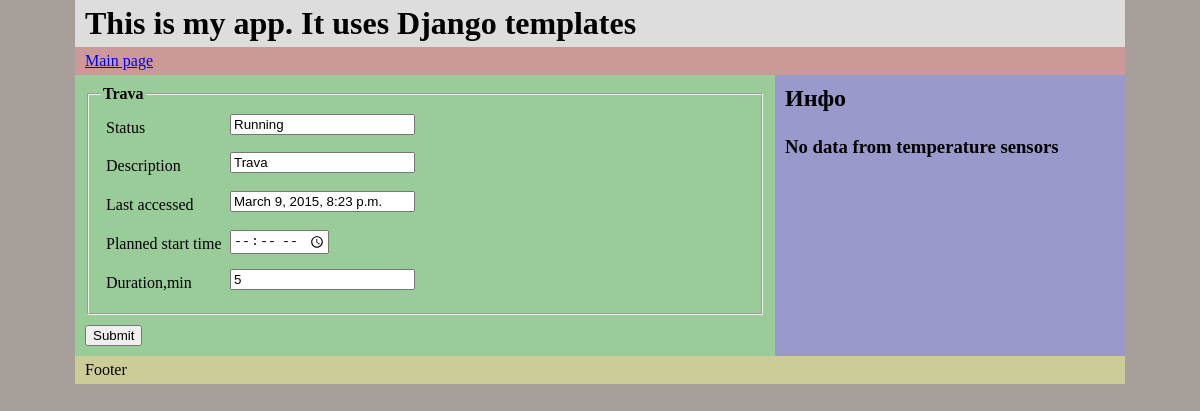
Before: /branch/1/ with the older database file.
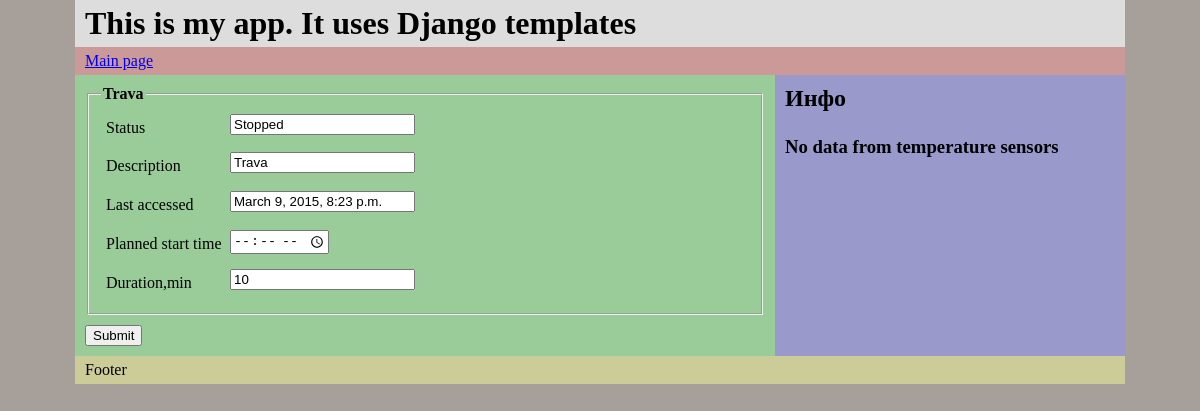
After: the same page with the newer database file.
### watering/models.py (models this page shows, shortened)
class Branch(models.Model):
    leg = models.IntegerField(default=-1,max_length=2)
    descr = models.CharField(max_length=30)
    status = models.ForeignKey(Status)
    t_start_plan = models.TimeField(null=True, blank=True)
    t_start_fact = models.TimeField(null=True, blank=True)
    t_end_plan = models.TimeField(null=True, blank=True)
    t_end_fact = models.TimeField(null=True, blank=True)
    duration = models.IntegerField(default=30)
    monday = models.BooleanField(default=False)
    tuesday = models.BooleanField(default=False)
    wednesday = models.BooleanField(default=False)
    thursday = models.BooleanField(default=False)
    friday = models.BooleanField(default=False)
    saturday = models.BooleanField(default=False)
    sunday = models.BooleanField(default=False)
    last_accessed = models.DateTimeField(null=True)

class Status(models.Model):
    name = models.CharField(max_length=15)
    descr = models.CharField(max_length=30)
    def __str__(self):
        return self.descr

### watering/views/watering_view.py (the view)
# urls.py: url(r'^branch/(?P<pk>\d+)/$', BranchDetail.as_view(), name='branch-detail'),
class BranchDetail(DetailView, UpdateView):
    model = Branch
    context_object_name = 'branch'
    template_name = "watering/base_watering_branch_details.html"
    fields = ['descr', 't_start_plan', 'duration']
    def get_object(self):
        object = super(BranchDetail, self).get_object()
        object.last_accessed = timezone.now()
        object.save()
        return object

### templates/watering/base_watering_branch_details.html (shortened to what this page needs)
{% extends "watering/base_watering.html" %}
{% block header %}
    This is my app. It uses Django templates
{% endblock %}
{% block main %}
    <form class="cmxform" action="save" method="post">
        <fieldset>
            <legend>{{ branch.descr }}</legend>
            <ol>
                <li>
                    <label for="id_status">Status</label>
                    <input id="id_status" type="text" value="{{ branch.status }}" readonly="true"/>
                </li>
                <li>
                    <label for="id_descr">Description</label>
                    <input id="id_descr" name="descr" value="{{ branch.descr }}" type="text"/>
                </li>
                <li>
                    <label for="id_last_accessed">Last accessed</label>
                    <input id="id_last_accessed" value="{{ branch.last_accessed }}"/>
                </li>
                <li>
                    <label for="id_t_start">Planned start time</label>
                    <input id="id_t_start" value="{{ branch.t_start_plan }}" type="time"/>
                </li>
                <li>
                    <label for="id_duration">Duration,min</label>
                    <input id="id_duration" name='duration' value="{{ branch.duration }}" type="text"/>
                </li>
            </ol>
        </fieldset>
        <input type="submit" value="Submit"/>
    </form>
{% endblock %}

### templates/watering/base_watering.html (shortened to what this page needs)
{% extends "watering/base.html" %}
{% block sidebar %}
    <h2>Инфо</h2>
    {% if temp_result %}
        <table>
            <thead>
            <tr>
                <th>Датчик</th>
                <th>°C</th>
            </tr>
            </thead>
            <tbody>
            {% for temp in temp_result %}
                <tr>
                    <td><a href="{{ MEDIA_URL }}temp/{{ temp.id }}">{{ temp.descr }}</a></td>
                    <td>{{ temp.value }}</td>
                </tr>
            {% endfor %}
            </tbody>
        </table>
    {% else %}
        <h3>No data from temperature sensors</h3>
    {% endif %}
{% endblock %}

### templates/watering/base.html (shortened to what this page needs)
<!DOCTYPE html>
<html>
<head lang="en">
    {% load staticfiles %}
    <link rel="stylesheet" href="{% static "style.css" %}" type="text/css"/>
</head>
<body>
<div id="wrap">
    <div id="header"><h1> {% block header %} Document Heading {% endblock %} </h1></div>
    <div id="nav">
        <ul>
            <li><a href="{% url "main" %}">Main page</a></li>
        </ul>
    </div>
    <div id="main">
        {% block main %}{% endblock %}
    </div>
    <div id="sidebar">
        {% block sidebar %}{% endblock %}
    </div>
    <div id="footer">
        {% block footer %}
            <p>Footer</p>
        {% endblock %}
    </div>
</div>
</body>
</html>

### watering/static/style.css (style rules this page uses)
body, html { margin: 0; padding: 0; color: #000; background: #a7a09a; }
h1 { margin: 0; }
h2 { margin: 0 0 1em; }
#wrap { width: 1050px; margin: 0 auto; background: #99c; }
#header { padding: 5px 10px; background: #ddd; }
#nav { background: #c99; }
#nav ul { margin: 0; padding: 5px 10px; list-style: none; }
#nav li { display: inline; margin: 0; padding: 0; }
#main { float: left; width: 680px; padding: 10px; background: #9c9; }
#sidebar { float: right; width: 330px; padding: 10px; background: #99c; }
#footer { clear: both; padding: 5px 10px; background: #cc9; }
#footer p { margin: 0; }
form.cmxform fieldset { margin-bottom: 10px; }
form.cmxform legend { padding: 0 2px; font-weight: bold; }
form.cmxform label { display: inline-block; line-height: 1.8; vertical-align: top; }
form.cmxform fieldset ol { margin: 0; padding: 0; }
form.cmxform fieldset li { list-style: none; padding: 5px; margin: 0; }
form.cmxform label { width: 120px; }

Changed rows visible on the page:
changed Branch "Trava": status "Running" → "Stopped"; duration "5" → "10"
